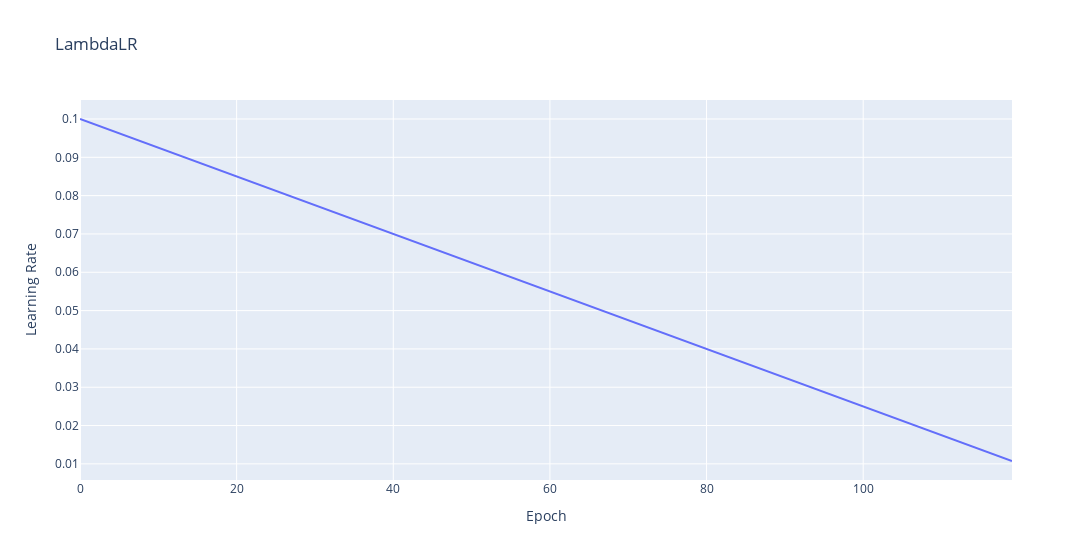

The notebook cell this image was saved under:
### Code cell
show_learning_rate_curve(
    torch.optim.lr_scheduler.LambdaLR,
    {'lr_lambda': lambda_lr}
)
